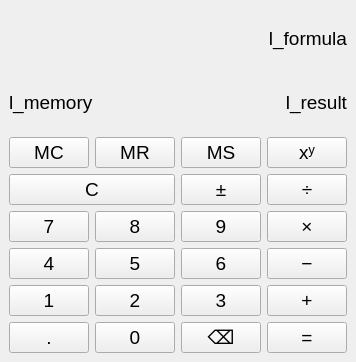
<?xml version="1.0" encoding="UTF-8"?>
<ui version="4.0">
 <class>MainWindow</class>
 <widget class="QMainWindow" name="MainWindow">
  <property name="geometry">
   <rect>
    <x>0</x>
    <y>0</y>
    <width>310</width>
    <height>362</height>
   </rect>
  </property>
  <property name="sizePolicy">
   <sizepolicy hsizetype="Preferred" vsizetype="Preferred">
    <horstretch>0</horstretch>
    <verstretch>0</verstretch>
   </sizepolicy>
  </property>
  <property name="font">
   <font>
    <pointsize>14</pointsize>
   </font>
  </property>
  <property name="windowTitle">
   <string>Калькулятор</string>
  </property>
  <widget class="QWidget" name="centralwidget">
   <layout class="QGridLayout" name="gridLayout_2">
    <item row="0" column="0" colspan="2">
     <widget class="QLabel" name="l_formula">
      <property name="text">
       <string>l_formula</string>
      </property>
      <property name="alignment">
       <set>Qt::AlignmentFlag::AlignRight|Qt::AlignmentFlag::AlignTrailing|Qt::AlignmentFlag::AlignVCenter</set>
      </property>
     </widget>
    </item>
    <item row="1" column="0" colspan="2">
     <layout class="QHBoxLayout" name="horizontalLayout">
      <item>
       <widget class="QLabel" name="l_memory">
        <property name="text">
         <string>l_memory</string>
        </property>
       </widget>
      </item>
      <item>
       <widget class="QLabel" name="l_result">
        <property name="text">
         <string>l_result</string>
        </property>
        <property name="alignment">
         <set>Qt::AlignmentFlag::AlignRight|Qt::AlignmentFlag::AlignTrailing|Qt::AlignmentFlag::AlignVCenter</set>
        </property>
       </widget>
      </item>
     </layout>
    </item>
    <item row="2" column="0">
     <layout class="QGridLayout" name="gridLayout">
      <item row="2" column="1">
       <widget class="QPushButton" name="pb_8">
        <property name="text">
         <string>8</string>
        </property>
       </widget>
      </item>
      <item row="5" column="2">
       <widget class="QPushButton" name="pb_delete">
        <property name="text">
         <string>⌫</string>
        </property>
       </widget>
      </item>
      <item row="1" column="0" colspan="2">
       <widget class="QPushButton" name="pb_clear">
        <property name="text">
         <string>C</string>
        </property>
       </widget>
      </item>
      <item row="2" column="0">
       <widget class="QPushButton" name="pb_7">
        <property name="text">
         <string>7</string>
        </property>
       </widget>
      </item>
      <item row="2" column="2">
       <widget class="QPushButton" name="pb_9">
        <property name="text">
         <string>9</string>
        </property>
       </widget>
      </item>
      <item row="3" column="2">
       <widget class="QPushButton" name="pb_6">
        <property name="text">
         <string>6</string>
        </property>
       </widget>
      </item>
      <item row="4" column="0">
       <widget class="QPushButton" name="pb_1">
        <property name="text">
         <string>1</string>
        </property>
       </widget>
      </item>
      <item row="5" column="1">
       <widget class="QPushButton" name="pb_0">
        <property name="text">
         <string>0</string>
        </property>
       </widget>
      </item>
      <item row="4" column="1">
       <widget class="QPushButton" name="pb_2">
        <property name="text">
         <string>2</string>
        </property>
       </widget>
      </item>
      <item row="3" column="1">
       <widget class="QPushButton" name="pb_5">
        <property name="text">
         <string>5</string>
        </property>
       </widget>
      </item>
      <item row="4" column="2">
       <widget class="QPushButton" name="pb_3">
        <property name="text">
         <string>3</string>
        </property>
       </widget>
      </item>
      <item row="5" column="0">
       <widget class="QPushButton" name="pb_point">
        <property name="text">
         <string>.</string>
        </property>
       </widget>
      </item>
      <item row="3" column="0">
       <widget class="QPushButton" name="pb_4">
        <property name="text">
         <string>4</string>
        </property>
       </widget>
      </item>
      <item row="1" column="2">
       <widget class="QPushButton" name="pb_sign_change">
        <property name="text">
         <string>±</string>
        </property>
       </widget>
      </item>
      <item row="0" column="0">
       <widget class="QPushButton" name="pb_memory_clear">
        <property name="text">
         <string>MC</string>
        </property>
       </widget>
      </item>
      <item row="0" column="1">
       <widget class="QPushButton" name="pb_memory_recall">
        <property name="text">
         <string>MR</string>
        </property>
       </widget>
      </item>
      <item row="0" column="2">
       <widget class="QPushButton" name="pb_memory_store">
        <property name="text">
         <string>MS</string>
        </property>
       </widget>
      </item>
     </layout>
    </item>
    <item row="2" column="1">
     <layout class="QVBoxLayout" name="verticalLayout">
      <item>
       <widget class="QPushButton" name="pb_power">
        <property name="text">
         <string>xʸ</string>
        </property>
       </widget>
      </item>
      <item>
       <widget class="QPushButton" name="pb_division">
        <property name="text">
         <string>÷</string>
        </property>
       </widget>
      </item>
      <item>
       <widget class="QPushButton" name="pb_multiplication">
        <property name="text">
         <string>×</string>
        </property>
       </widget>
      </item>
      <item>
       <widget class="QPushButton" name="pb_subtraction">
        <property name="text">
         <string>−</string>
        </property>
       </widget>
      </item>
      <item>
       <widget class="QPushButton" name="pb_addition">
        <property name="text">
         <string>+</string>
        </property>
       </widget>
      </item>
      <item>
       <widget class="QPushButton" name="pb_equal_sign">
        <property name="text">
         <string>=</string>
        </property>
       </widget>
      </item>
     </layout>
    </item>
   </layout>
  </widget>
 </widget>
 <resources/>
 <connections/>
</ui>
